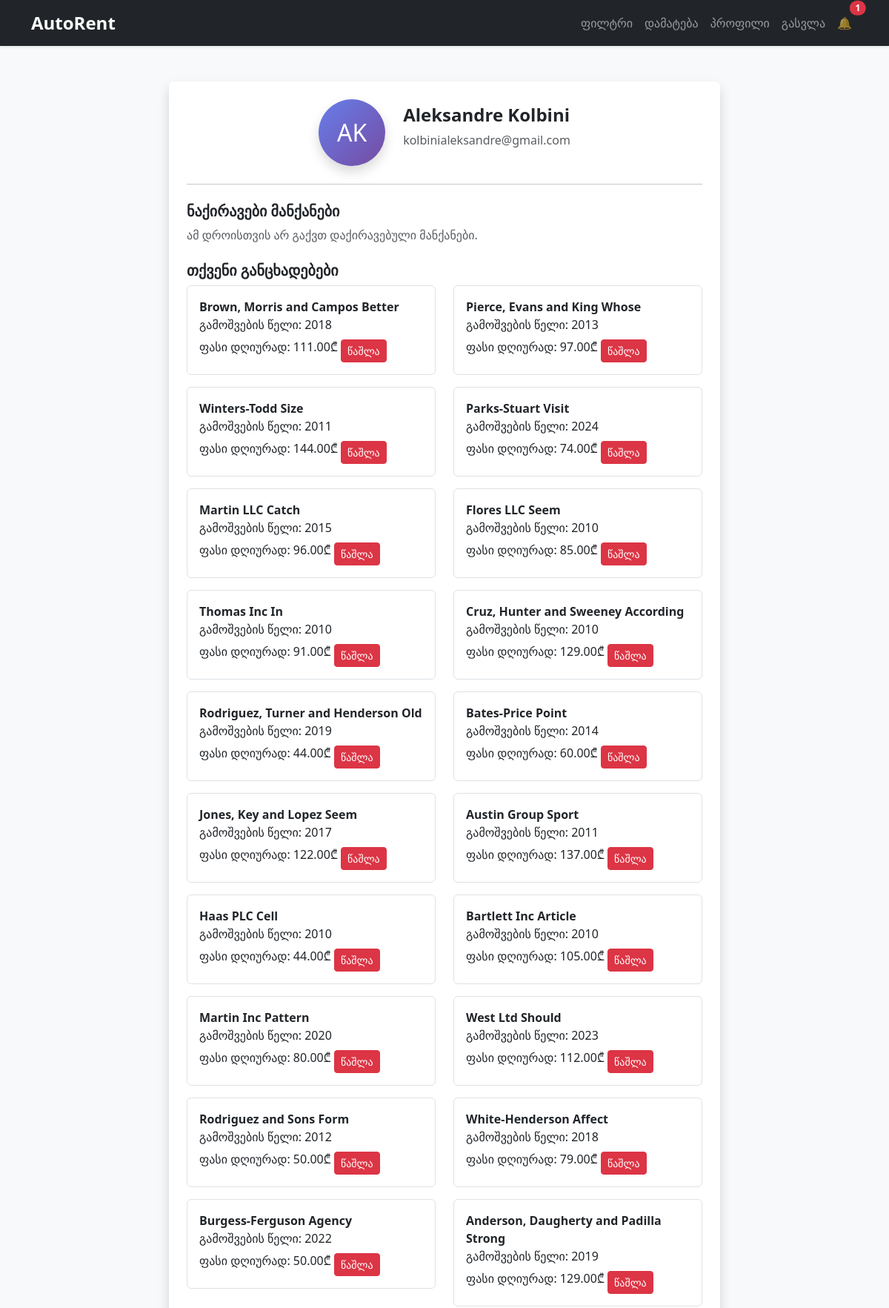
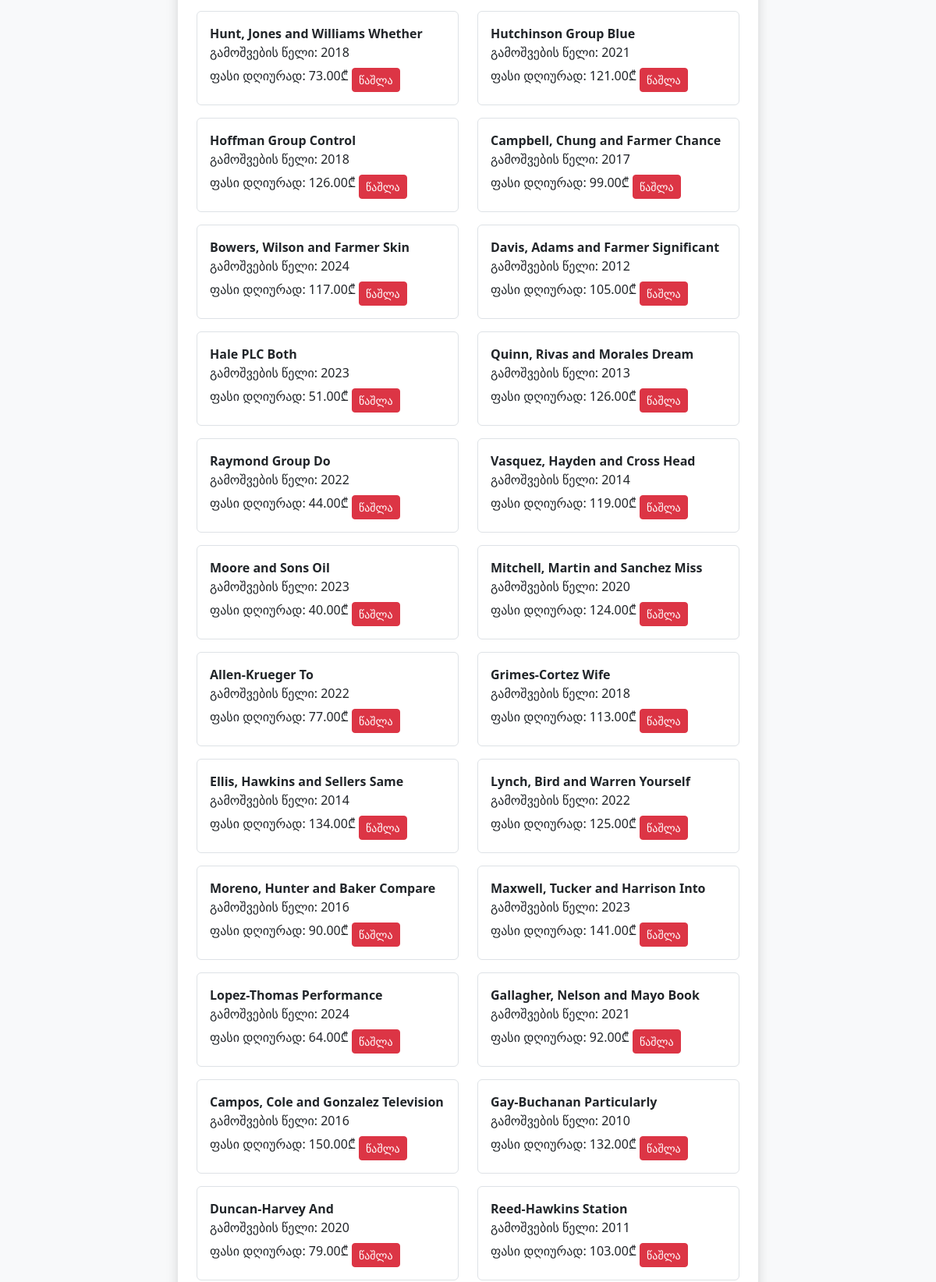
The page /profile/ (signed in, upper part) on the database its author committed (2 pictures, top to bottom).
### core/models.py (models this page shows, shortened)
class CustomUser(AbstractUser):
    phone_number = models.CharField(max_length=20, unique=True)
    favorite_cars = models.ManyToManyField('Car', related_name='favorited_by', blank=True)
    is_verified = models.BooleanField(default=False)
    verification_code = models.CharField(max_length=6, blank=True, null=True)

class Car(models.Model):
    TRANSMISSION_CHOICES = [
        ('auto', 'ავტომატიკა'),
        ('manual', 'მექანიკა'),
        ('tiptronic', 'ტიპტრონიკი'),
    ]
    brand = models.CharField(max_length=100)
    model = models.CharField(max_length=100)
    year = models.PositiveIntegerField()
    price_per_day = models.DecimalField(max_digits=10, decimal_places=2)
    capacity = models.PositiveIntegerField()
    transmission = models.CharField(max_length=20, choices=TRANSMISSION_CHOICES)
    added_by = models.ForeignKey(settings.AUTH_USER_MODEL, on_delete=models.CASCADE)
    city = models.CharField(max_length=100)
    fuel_capacity = models.PositiveIntegerField()
    photo1 = models.ImageField(upload_to='cars/')
    photo2 = models.ImageField(upload_to='cars/')
    photo3 = models.ImageField(upload_to='cars/')
    created_at = models.DateTimeField(auto_now_add=True)

### core/views.py (the view)
# urls.py: path('profile/', views.profile_view, name='profile'),
@login_required
def profile_view(request):
    user = request.user
    initials = f"{user.first_name[0]}{user.last_name[0]}" if user.first_name and user.last_name else "U"
    rented_cars = Rent.objects.filter(user=user)
    added_cars = Car.objects.filter(added_by=user)
    favorite_cars = user.favorite_cars.all()
    return render(request, 'profile.html', {
        'user': user,
        'initials': initials,
        'rented_cars': rented_cars,
        'added_cars': added_cars,
        'favorite_cars': favorite_cars
    })

### core/context_processors.py (called while the page is built)
def notification_count(request):
    if request.user.is_authenticated:
        count = Notification.objects.filter(user=request.user, is_read=False).count()
        return {'notification_count': count}
    return {'notification_count': 0}

### templates/profile.html (shortened to what this page needs)
{% extends 'base.html' %}
{% load static %}
{% block content %}
<div class="container mt-5">
    <div class="row justify-content-center">
        <div class="col-md-8 shadow rounded p-4 bg-white text-center">
            <div class="d-flex align-items-center justify-content-center mb-4">
                <div class="rounded-circle text-white d-flex align-items-center justify-content-center shadow"
                     style="width: 90px; height: 90px; font-size: 2rem; background: linear-gradient(135deg, #667eea 0%, #764ba2 100%);">
                    {{ initials }}
                </div>
                <div class="ms-4 text-start">
                    <h4 class="fw-bold">{{ user.first_name }} {{ user.last_name }}</h4>
                    <p class="text-muted">{{ user.email }}</p>
                </div>
            </div>
            <hr>
            <div class="text-start mt-4">
      <h5 class="fw-semibold">ნაქირავები მანქანები</h5>
{% if rented_cars %}
    <div class="row row-cols-1 row-cols-md-2 g-4">
        {% for rent in rented_cars %}
        <div class="col">
            <div class="card shadow-sm h-100">
                <img src="{{ rent.car.photo1.url }}" class="card-img-top" alt="Car">
                <div class="card-body">
                    <h5 class="card-title">{{ rent.car.brand }} {{ rent.car.model }}</h5>
                    <p class="card-text">
                        ქალაქი: {{ rent.car.city }} <br>
                        პერიოდით: {{ rent.rent_start_date }} - {{ rent.rent_end_date }}<br>
                        სულ გადახდილი: <strong>{{ rent.total_price }} ₾</strong>
                    </p>
                    <form method="post" action="{% url 'cancel_rent' rent.id %}">
                        {% csrf_token %}
                        <button type="submit" class="btn btn-outline-danger btn-sm">გაუქმება</button>
                    </form>
                </div>
            </div>
        </div>
        {% endfor %}
    </div>
{% else %}
    <p class="text-muted">ამ დროისთვის არ გაქვთ დაქირავებული მანქანები.</p>
{% endif %}
          <h5 class="fw-semibold mt-4">თქვენი განცხადებები</h5>
{% if added_cars %}
    <div class="row">
        {% for car in added_cars %}
        <div class="col-md-6 mb-3">
            <div class="border rounded p-3">
                <strong>{{ car.brand }} {{ car.model }}</strong><br>
                გამოშვების წელი: {{ car.year }}<br>
                ფასი დღიურად: {{ car.price_per_day }}₾
                <a href="{% url 'delete_car' car.id %}" class="btn btn-danger btn-sm mt-2">წაშლა</a>
            </div>
        </div>
        {% endfor %}
    </div>
{% else %}
    <p class="text-muted">ჯერ არ გაქვთ დამატებული განცხადებები.</p>
{% endif %}
{% endblock %}

### templates/base.html (style rules this page uses)
body { background-color: #f8f9fa; }

### rows shown on the page
CustomUser: first_name "Aleksandre", last_name "Kolbini", email "kolbinialeksandre@gmail.com"
Car: brand "Brown, Morris and Campos", model "Better", year "2018", price_per_day "111.00"
Car: brand "Pierce, Evans and King", model "Whose", year "2013", price_per_day "97.00"
Car: brand "Winters-Todd", model "Size", year "2011", price_per_day "144.00"
Car: brand "Parks-Stuart", model "Visit", year "2024", price_per_day "74.00"
Car: brand "Martin LLC", model "Catch", year "2015", price_per_day "96.00"
Car: brand "Flores LLC", model "Seem", year "2010", price_per_day "85.00"
Car: brand "Thomas Inc", model "In", year "2010", price_per_day "91.00"
Car: brand "Cruz, Hunter and Sweeney", model "According", year "2010", price_per_day "129.00"
Car: brand "Rodriguez, Turner and Henderson", model "Old", year "2019", price_per_day "44.00"
Car: brand "Bates-Price", model "Point", year "2014", price_per_day "60.00"
Car: brand "Jones, Key and Lopez", model "Seem", year "2017", price_per_day "122.00"
Car: brand "Austin Group", model "Sport", year "2011", price_per_day "137.00"
Car: brand "Haas PLC", model "Cell", year "2010", price_per_day "44.00"
Car: brand "Bartlett Inc", model "Article", year "2010", price_per_day "105.00"
Car: brand "Martin Inc", model "Pattern", year "2020", price_per_day "80.00"
Car: brand "West Ltd", model "Should", year "2023", price_per_day "112.00"
Car: brand "Rodriguez and Sons", model "Form", year "2012", price_per_day "50.00"
Car: brand "White-Henderson", model "Affect", year "2018", price_per_day "79.00"
Car: brand "Burgess-Ferguson", model "Agency", year "2022", price_per_day "50.00"
Car: brand "Anderson, Daugherty and Padilla", model "Strong", year "2019", price_per_day "129.00"
Car: brand "Hunt, Jones and Williams", model "Whether", year "2018", price_per_day "73.00"
Car: brand "Hutchinson Group", model "Blue", year "2021", price_per_day "121.00"
Car: brand "Hoffman Group", model "Control", year "2018", price_per_day "126.00"
Car: brand "Campbell, Chung and Farmer", model "Chance", year "2017", price_per_day "99.00"
Car: brand "Bowers, Wilson and Farmer", model "Skin", year "2024", price_per_day "117.00"
Car: brand "Davis, Adams and Farmer", model "Significant", year "2012", price_per_day "105.00"
Car: brand "Hale PLC", model "Both", year "2023", price_per_day "51.00"
Car: brand "Quinn, Rivas and Morales", model "Dream", year "2013", price_per_day "126.00"
Car: brand "Raymond Group", model "Do", year "2022", price_per_day "44.00"
Car: brand "Vasquez, Hayden and Cross", model "Head", year "2014", price_per_day "119.00"
Car: brand "Moore and Sons", model "Oil", year "2023", price_per_day "40.00"
Car: brand "Mitchell, Martin and Sanchez", model "Miss", year "2020", price_per_day "124.00"
Car: brand "Allen-Krueger", model "To", year "2022", price_per_day "77.00"
Car: brand "Grimes-Cortez", model "Wife", year "2018", price_per_day "113.00"
Car: brand "Ellis, Hawkins and Sellers", model "Same", year "2014", price_per_day "134.00"
Car: brand "Lynch, Bird and Warren", model "Yourself", year "2022", price_per_day "125.00"
Car: brand "Moreno, Hunter and Baker", model "Compare", year "2016", price_per_day "90.00"
Car: brand "Maxwell, Tucker and Harrison", model "Into", year "2023", price_per_day "141.00"
Car: brand "Lopez-Thomas", model "Performance", year "2024", price_per_day "64.00"
Car: brand "Gallagher, Nelson and Mayo", model "Book", year "2021", price_per_day "92.00"
Car: brand "Campos, Cole and Gonzalez", model "Television", year "2016", price_per_day "150.00"
Car: brand "Gay-Buchanan", model "Particularly", year "2010", price_per_day "132.00"
Car: brand "Duncan-Harvey", model "And", year "2020", price_per_day "79.00"
Car: brand "Reed-Hawkins", model "Station", year "2011", price_per_day "103.00"

### other values the page prints
{{ notification_count }} "1"
{{ initials }} "AK"
